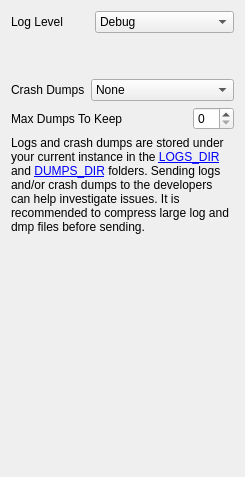
     <widget class="QWidget" name="diagnosticsTab">
      <attribute name="title">
       <string>Diagnostics</string>
      </attribute>
      <layout class="QGridLayout" name="gridLayout_4">
       <item row="0" column="0">
        <layout class="QHBoxLayout" name="horizontalLayout_6">
         <item>
          <widget class="QLabel" name="label_12">
           <property name="text">
            <string>Log Level</string>
           </property>
          </widget>
         </item>
         <item>
          <widget class="QComboBox" name="logLevelBox">
           <property name="toolTip">
            <string>Decides the amount of data printed to &quot;ModOrganizer.log&quot;</string>
           </property>
           <property name="whatsThis">
            <string>
                                    Decides the amount of data printed to &quot;ModOrganizer.log&quot;.
                                    &quot;Debug&quot; produces very useful information for finding problems. There is usually no noteworthy performance impact but the file may become rather large. If this is a problem you may prefer the &quot;Info&quot; level for regluar use. On the &quot;Error&quot; level the log file usually remains empty.
                                </string>
           </property>
           <item>
            <property name="text">
             <string>Debug</string>
            </property>
           </item>
           <item>
            <property name="text">
             <string>Info (recommended)</string>
            </property>
           </item>
           <item>
            <property name="text">
             <string>Warning</string>
            </property>
           </item>
           <item>
            <property name="text">
             <string>Error</string>
            </property>
           </item>
          </widget>
         </item>
        </layout>
       </item>
       <item row="1" column="0">
        <spacer name="verticalSpacer_9">
         <property name="orientation">
          <enum>Qt::Vertical</enum>
         </property>
         <property name="sizeHint" stdset="0">
          <size>
           <width>20</width>
           <height>40</height>
          </size>
         </property>
        </spacer>
       </item>
       <item row="2" column="0">
        <layout class="QHBoxLayout" name="horizontalLayout_12">
         <item>
          <widget class="QLabel" name="label_27">
           <property name="text">
            <string>Crash Dumps</string>
           </property>
          </widget>
         </item>
         <item>
          <widget class="QComboBox" name="dumpsTypeBox">
           <property name="toolTip">
            <string>Decides which type of crash dumps are collected when injected processes crash.</string>
           </property>
           <property name="whatsThis">
            <string>
                                    Decides which type of crash dumps are collected when injected processes crash.
                                    &quot;None&quot; Disables the generation of crash dumps by MO.
                                    &quot;Mini&quot; Default level which generates small dumps (only stack traces).
                                    &quot;Data&quot; Much larger dumps with additional information which may be need (also data segments).
                                    &quot;Full&quot; Even larger dumps with a full memory dump of the process.
                                </string>
           </property>
           <item>
            <property name="text">
             <string>None</string>
            </property>
           </item>
           <item>
            <property name="text">
             <string>Mini (recommended)</string>
            </property>
           </item>
           <item>
            <property name="text">
             <string>Data</string>
            </property>
           </item>
           <item>
            <property name="text">
             <string>Full</string>
            </property>
           </item>
          </widget>
         </item>
        </layout>
       </item>
       <item row="3" column="0">
        <layout class="QHBoxLayout" name="horizontalLayout_13">
         <item>
          <widget class="QLabel" name="label_28">
           <property name="text">
            <string>Max Dumps To Keep</string>
           </property>
          </widget>
         </item>
         <item>
          <spacer name="horizontalSpacer_6">
           <property name="orientation">
            <enum>Qt::Horizontal</enum>
           </property>
           <property name="sizeHint" stdset="0">
            <size>
             <width>60</width>
             <height>20</height>
            </size>
           </property>
          </spacer>
         </item>
         <item>
          <widget class="QSpinBox" name="dumpsMaxEdit">
           <property name="toolTip">
            <string>Maximum number of crash dumps to keep on disk. Use 0 for unlimited.</string>
           </property>
           <property name="whatsThis">
            <string>
                                    Maximum number of crash dumps to keep on disk. Use 0 for unlimited.
                                    Set &quot;Crash Dumps&quot; above to None to disable crash dump collection.
                                </string>
           </property>
          </widget>
         </item>
        </layout>
       </item>
       <item row="4" column="0">
        <widget class="QLabel" name="diagnosticsExplainedLabel">
         <property name="toolTip">
          <string>Hint: right click link and copy link location</string>
         </property>
         <property name="text">
          <string>
                            Logs and crash dumps are stored under your current instance in the &lt;a href=&quot;LOGS_FULL_PATH&quot;&gt;LOGS_DIR&lt;/a&gt;
                            and &lt;a href=&quot;DUMPS_FULL_PATH&quot;&gt;DUMPS_DIR&lt;/a&gt; folders.
                            Sending logs and/or crash dumps to the developers can help investigate issues.
                            It is recommended to compress large log and dmp files before sending.
                        </string>
         </property>
         <property name="wordWrap">
          <bool>true</bool>
         </property>
        </widget>
       </item>
       <item row="5" column="0">
        <spacer name="verticalSpacer_10">
         <property name="orientation">
          <enum>Qt::Vertical</enum>
         </property>
         <property name="sizeType">
          <enum>QSizePolicy::Expanding</enum>
         </property>
         <property name="sizeHint" stdset="0">
          <size>
           <width>20</width>
           <height>232</height>
          </size>
         </property>
        </spacer>
       </item>
      </layout>
     </widget>
